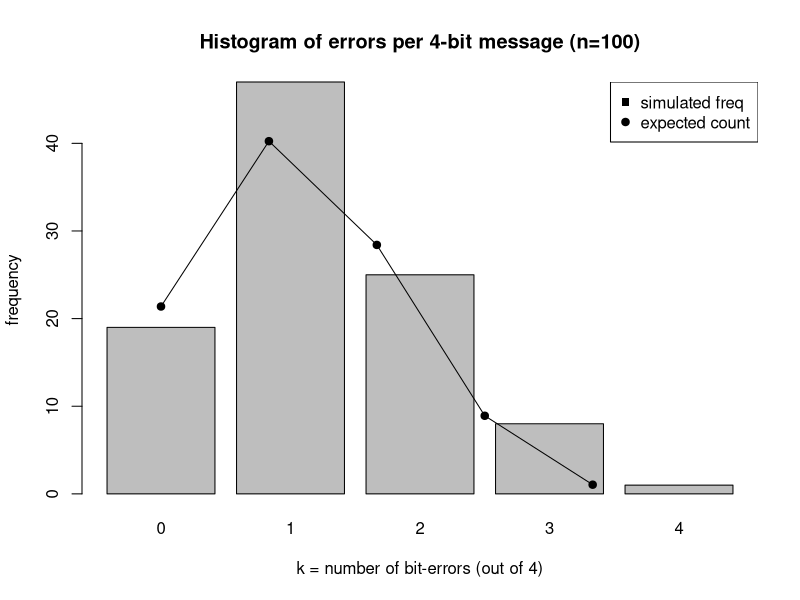
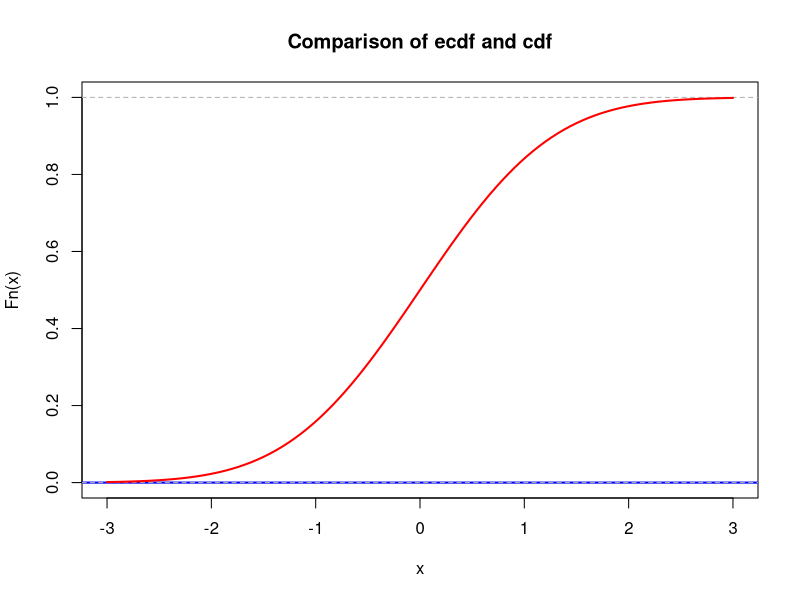
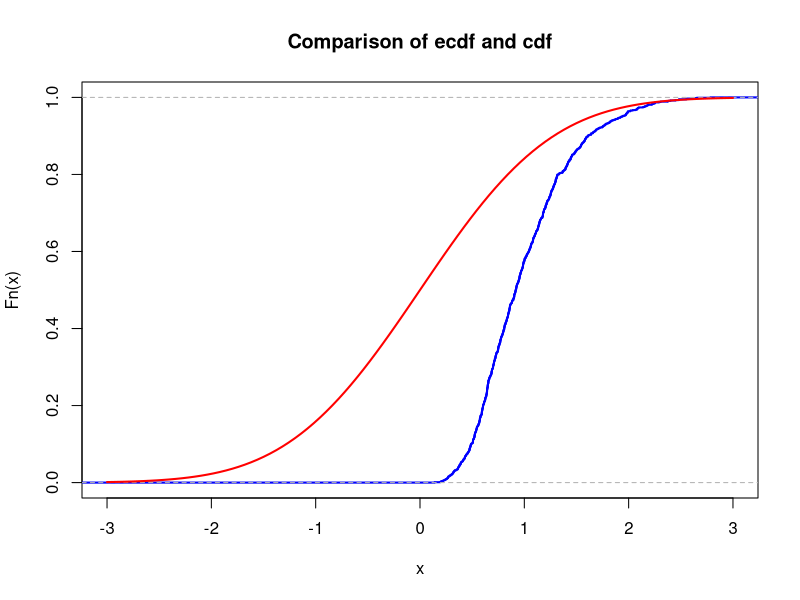

Source code (R) for these figures, in order:
## ---- chunk 1
# your team id number
                          ###
id <- 32                  ### Change to the correct id!
                          ###
set.seed(id)
p <- id/100
# matrices G and H
G <- matrix(c(1, 1, 1, 0, 0, 0, 0,
		1, 0, 0, 1, 1, 0, 0,
		0, 1, 0, 1, 0, 1, 0,
		1, 1, 0, 1, 0, 0, 1), nrow = 4, byrow = TRUE)
H <- t(matrix(c(1, 0, 1, 0, 1, 0, 1,
		0, 1, 1, 0, 0, 1, 1,
		0, 0, 0, 1, 1, 1, 1), nrow = 3, byrow = TRUE))
# cat("The matrix G is: \n")
#G
#cat("The matrix H is: \n")
#H
#cat("The product GH must be zero: \n")
#(G%*%H) %%2
## ---- chunk 2
# generate N messages
n <- 100
message_generator <- function(N) {
  matrix(sample(c(0,1), 4*N, replace = TRUE), nrow = N)
}
messages <- message_generator(n)
codewords <- (messages %*% G) %% 2
## ---- chunk 3
#  errors <- ...
# errors <- t(replicate(n, sample(c(0,1), prob = c(1-p,p), size = 7, replace = T)));
# errors <- matrix(sample(c(0,1), prob = c(1-p,p), size = 7*n, replace = T), nrow = n)
# errors

# errors_count <- rpois(7, p)  # number of corruptions per bit
# errors <- errors_count %% 2        # 1 if odd (flipped), 0 if even
# data.frame(errors_count, errors)

# errors <- t(replicate(n, rpois(7, p) %% 2))
errors <- t(replicate(n, rbinom(7, 1, p)))

#  received <-
received <- xor(codewords, errors) * 1 # * 1 -- to convert TRUE and FALSE to 1 and 0

## ---- chunk 4
z <- received %*% H %% 2

# function to map syndrome (z1,z2,z3) to position 0..7
syndrome_to_pos <- function(zvec) {
  # zvec is length-3 vector (z1,z2,z3), bit order matches definition:
  # position = z1 + 2*z2 + 4*z3
  pos <- zvec[1] + 2*zvec[2] + 4*zvec[3]
  return(pos)   # 0 means "no single-bit error detected"
}
corrected <- received  # start with received, then flip where needed
for(i in 1:n) {
  pos <- syndrome_to_pos(as.integer(z[i, ]))
  if(pos >= 1 && pos <= 7) {
    corrected[i, pos] <- (corrected[i, pos] + 1) %% 2
  }
}

# now decode: m* = (r3 r5 r6 r7) as given
decoded <- cbind(corrected[,3], corrected[,5], corrected[,6], corrected[,7])

# success indicator: compare decoded message to original messages
success <- apply(decoded == messages, 1, all)   # TRUE if all 4 bits recovered
success_num <- as.integer(success)

# estimate p* and standard error & 95% CI using CLT
p_hat <- mean(success_num)

p_hat
## ---- chunk 5
sd <- sqrt(p_hat*(1 - p_hat) / n)
sd
mse <- sd^2

c(p_hat - 2*sd, p_hat + 2*sd)
## ---- chunk 6
epsilon <- 0.03
N_approx <- p_hat * (1-p_hat) * 1.96^2 / epsilon^2
N_approx
## ---- chunk 7
# simulate n independent 4-bit messages and count errors per message
errors_per_msg <- replicate(n, sum(rbinom(4, size = 1, prob = p)))
# frequency table for k=0..4
tab <- table(factor(errors_per_msg, levels = 0:4))
tab

# plot histogram (barplot of frequencies) and overlay expected probabilities scaled by n
barplot(tab, names.arg = 0:4, xlab = "k = number of bit-errors (out of 4)",
        ylab = "frequency", main = paste("Histogram of errors per 4-bit message (n=", n, ")", sep=""))
expected_probs <- dbinom(0:4, size = 4, prob = p)
expected_counts <- expected_probs * n
points(0:4 + 0.7, expected_counts, pch = 19)   # plot expected counts as points
lines(x = 0:4 + 0.7, y = expected_counts)       # connect them
legend("topright", legend = c("simulated freq", "expected count"),
       pch = c(15,19), col = c("black","black"))

## ---- chunk 8
lambda <- 1  # change this!
N <- 100     # change this!
mu <- N * lambda
K <- 1e3
n <- 5
sample_means <- colMeans(matrix(rpois(n*K, lambda = mu), nrow=n))
## ---- chunk 9
mu <- 0       # change this!
sigma <- 1    # change this!
## ---- chunk 10
xlims <- c(mu-3*sigma,mu+3*sigma)
Fs <- ecdf(sample_means)
plot(Fs,
     xlim = xlims,
     ylim = c(0,1),
     col = "blue",
     lwd = 2,
     main = "Comparison of ecdf and cdf")
curve(pnorm(x, mean = mu, sd = sigma), col = "red", lwd = 2, add = TRUE)
## ---- chunk 11
nu1 <- 1  # change this!
K <- 1e3
n <- 5
sample_means <- colMeans(matrix(rexp(n*K, rate = nu1), nrow=n))
## ---- chunk 12
mu <- 0       # change this!
sigma <- 1    # change this!
## ---- chunk 13
xlims <- c(mu-3*sigma,mu+3*sigma)
Fs <- ecdf(sample_means)
plot(Fs,
     xlim = xlims,
     col = "blue",
     lwd = 2,
     main = "Comparison of ecdf and cdf")
curve(pnorm(x, mean = mu, sd = sigma), col = "red", lwd = 2, add = TRUE)
## ---- chunk 14
        mu <- 0 #change this!
        sigma <- 1 #change this
        N <- 100

        # YOUR CODE HERE
## ---- chunk 15
        # YOUR CODE HERE
## ---- chunk 16
        # YOUR CODE HERE
## ---- chunk 17
        # YOUR CODE HERE
